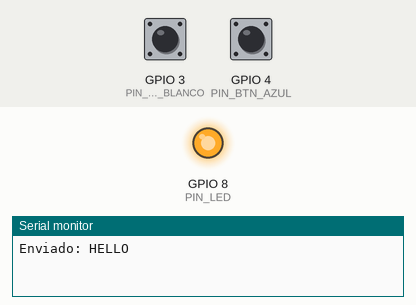
Simulated run of this sketch. Board: ESP32-C3. Parts: output pins drawn as LEDs (lit = HIGH), the last lines printed to the serial monitor. Dashed ring = blinking. Inputs (shaded band) come from the test bench; at power-on: GPIO 3 (PIN_BTN_BLANCO) HIGH, GPIO 4 (PIN_BTN_AZUL) HIGH. Random numbers use the default seed unless the sketch sets one.

Above: at 1.2 s.
1.3 s: GPIO 3 (PIN_BTN_BLANCO) pulled LOW for 1 s
At 2.29 s:
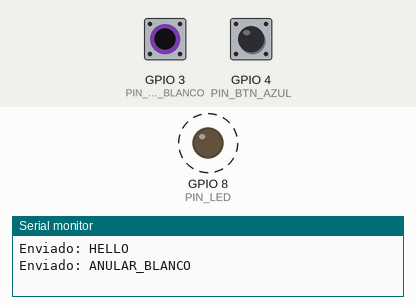
4.3 s: GPIO 4 (PIN_BTN_AZUL) pulled LOW for 0.15 s
At 4.51 s:
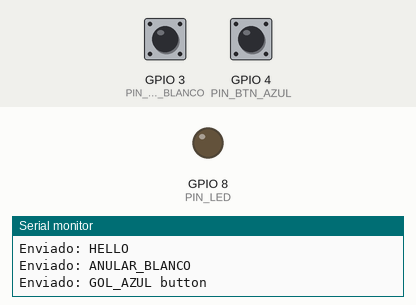
6.0 s: GPIO 3 (PIN_BTN_BLANCO) pulled LOW for 0.15 s
At 7.1 s:
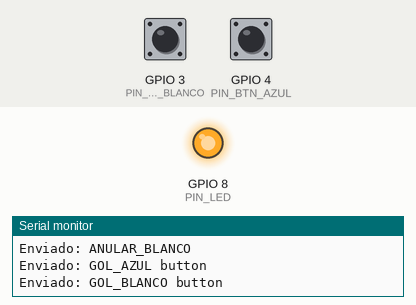
7.7 s: GPIO 4 (PIN_BTN_AZUL) pulled LOW for 1 s
At 8.77 s:
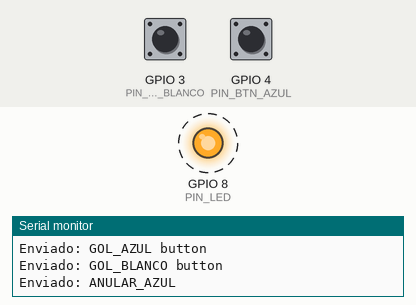
Timing chart, 0 to 10.7 s (numbered marks = the images above; inputs shaded):
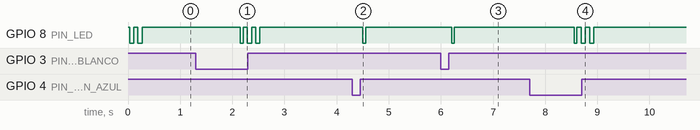

Measured:
- after the input at 1.3 s, GPIO 8 (PIN_LED): alternates HIGH for 0.08 s and LOW for 0.08 s, 6 changes in all, then stays HIGH, starting after 0.86 s
- after the input at 4.3 s, GPIO 8 (PIN_LED): HIGH → LOW after 0.20 s, → HIGH 0.05 s later
- after the input at 6.0 s, GPIO 8 (PIN_LED): HIGH → LOW after 0.21 s, → HIGH 0.05 s later
- after the input at 7.7 s, GPIO 8 (PIN_LED): alternates HIGH for 0.08 s and LOW for 0.08 s, 6 changes in all, then stays HIGH, starting after 0.86 s
- by itself, GPIO 8 (PIN_LED): alternates HIGH for 0.08 s and LOW for 0.08 s, 4 changes in all, then stays HIGH

The sketch:

mando_pulsadores.ino
```cpp
// MARCADOR FUTBOLÍN V3 · mando inalámbrico con 2 pulsadores arcade
// ------------------------------------------------------------------
// Una mini placa ESP32 (recomendada: ESP32-C3 Super Mini) con dos pulsadores arcade:
//   - Toque corto  → GOL del equipo de ese pulsador.
//   - Toque largo (0,8 s) → ANULAR el último gol de ese equipo (−1). En penaltis deshace el último lanzamiento.
// Envía las órdenes por radio (ESP-NOW, 2,4 GHz) directamente a la pantalla ESP32-S3: sin Wi-Fi ni router.
// Cada orden se repite 3 veces; la pantalla descarta las repeticiones.
//
// Cableado (cada pulsador arcade tiene 2 terminales; no hacen falta resistencias):
//   Pulsador BLANCO: un terminal → GPIO 3,  el otro → GND
//   Pulsador AZUL:   un terminal → GPIO 4,  el otro → GND
//   Alimentación: USB-C (cargador o batería externa), o batería LiPo de 3,7 V con un módulo cargador.
// LED de la placa: 1 destello = gol enviado, 3 destellos = anulación enviada.
//
// Placa en el IDE de Arduino: «ESP32C3 Dev Module» (con «USB CDC On Boot: Enabled»), o la que uses.

#include <Arduino.h>
#include <WiFi.h>
#include <esp_now.h>
#include <esp_wifi.h>
#include "mfv3_core.h"
#include "mfv3_radio.h"

// ---- Ajustes
const uint8_t GRUPO_MESA = 1;          // MISMO número que en la pantalla (cámbialo si hay dos mesas cerca)
const int PIN_BTN_BLANCO = 3;
const int PIN_BTN_AZUL = 4;
const int PIN_LED = 8;                 // LED azul de la ESP32-C3 Super Mini (-1 si no hay)
const bool LED_ACTIVO_BAJO = true;     // la Super Mini enciende su LED con nivel bajo
const uint16_t PULSACION_LARGA_MS = 800;
const uint32_t SALUDO_CADA_MS = 20000; // aviso periódico para que la pantalla muestre «mando conectado»

using mfv3::Press;
using mfv3::RadioCmd;

static const uint8_t BROADCAST[6] = {0xFF, 0xFF, 0xFF, 0xFF, 0xFF, 0xFF};
static mfv3::PressClassifier btnBlanco(PULSACION_LARGA_MS), btnAzul(PULSACION_LARGA_MS);
static uint16_t seq = 0;
static uint32_t lastHello = 0;

// LED sin bloquear: n destellos de 80 ms.
static uint8_t ledBlinks = 0;
static uint32_t ledNext = 0;
static bool ledOn = false;

static void ledWrite(bool on) {
  if (PIN_LED < 0) return;
  digitalWrite(PIN_LED, (on != LED_ACTIVO_BAJO) ? HIGH : LOW);
}

static void blink(uint8_t n) {
  ledBlinks = n;
  ledNext = 0;
}

static void ledTick(uint32_t now) {
  if (ledBlinks == 0 || now < ledNext) return;
  ledOn = !ledOn;
  ledWrite(ledOn);
  ledNext = now + 80;
  if (!ledOn) ledBlinks--;
}

static void sendCmd(RadioCmd c) {
  uint8_t pk[mfv3::RADIO_PACKET_SIZE];
  mfv3::radioEncode(pk, GRUPO_MESA, ++seq, c);
  for (uint8_t i = 0; i < mfv3::RADIO_REPEATS; i++) {
    esp_now_send(BROADCAST, pk, sizeof(pk));
    if (i + 1 < mfv3::RADIO_REPEATS) delay(i == 0 ? 8 : 20);
  }
  Serial.print("Enviado: ");
  Serial.println(c == RadioCmd::Hello ? "HELLO" : mfv3::radioLine(c));
}

void setup() {
  Serial.begin(115200);
  pinMode(PIN_BTN_BLANCO, INPUT_PULLUP);
  pinMode(PIN_BTN_AZUL, INPUT_PULLUP);
  if (PIN_LED >= 0) pinMode(PIN_LED, OUTPUT);
  ledWrite(false);

  WiFi.mode(WIFI_STA);
  WiFi.disconnect();
  esp_wifi_set_channel(mfv3::RADIO_CHANNEL, WIFI_SECOND_CHAN_NONE);
  if (esp_now_init() != ESP_OK) {
    Serial.println("ERROR: no se pudo iniciar ESP-NOW");
    blink(10);
  }
  esp_now_peer_info_t peer = {};
  memcpy(peer.peer_addr, BROADCAST, 6);
  peer.channel = mfv3::RADIO_CHANNEL;
  peer.encrypt = false;
  esp_now_add_peer(&peer);

  seq = (uint16_t)esp_random();  // tras reiniciar, nunca repite la secuencia anterior
  sendCmd(RadioCmd::Hello);
  lastHello = millis();
  blink(2);
}

void loop() {
  uint32_t now = millis();
  // Pulsadores a GND con resistencia interna: pulsado = LOW.
  Press w = btnBlanco.update(digitalRead(PIN_BTN_BLANCO) == LOW, now);
  Press b = btnAzul.update(digitalRead(PIN_BTN_AZUL) == LOW, now);
  if (w == Press::Short) { sendCmd(RadioCmd::GoalWhite); blink(1); }
  if (w == Press::Long) { sendCmd(RadioCmd::AnnulWhite); blink(3); }
  if (b == Press::Short) { sendCmd(RadioCmd::GoalBlue); blink(1); }
  if (b == Press::Long) { sendCmd(RadioCmd::AnnulBlue); blink(3); }

  if (now - lastHello >= SALUDO_CADA_MS && !btnBlanco.held() && !btnAzul.held()) {
    lastHello = now;
    sendCmd(RadioCmd::Hello);
  }
  ledTick(now);
  delay(2);
}
```

mfv3_core.h
```cpp
// MARCADOR FUTBOLÍN V3 · núcleo común para placas (Arduino AVR, ESP32, ESP8266…)
// ---------------------------------------------------------------------------
// C++ portable sin dependencias de Arduino: se prueba en el PC con g++.
// Contiene:
//   - Debouncer:   antirrebote de pulsadores y sensores (lectura estable).
//   - EdgeTrigger: dispara una vez por pulsación con un tiempo mínimo entre disparos.
//   - LineBuffer:  junta caracteres recibidos en líneas completas.
//   - parseAppLine: interpreta las órdenes que manda la app (GOAL, LOCK, STATE…).
//
// IMPORTANTE: la placa solo envía pulsaciones. Las reglas (bloqueo de 3 s,
// turnos de penaltis, estados) las valida SIEMPRE el motor de la app.
// Copia idéntica en cada carpeta de sketch (el IDE de Arduino solo compila
// archivos de la propia carpeta); `hardware/test/check_copies.sh` lo comprueba.

#ifndef MFV3_CORE_H
#define MFV3_CORE_H

#include <stdint.h>
#include <string.h>

#define MFV3_PROTOCOL_VERSION "1"

namespace mfv3 {

// Antirrebote: la lectura solo cambia si se mantiene estable `stableMs`.
class Debouncer {
 public:
  explicit Debouncer(uint16_t stableMs = 25) : stableMs_(stableMs) {}

  // `raw` = true si está activo (pulsado / haz cortado). Devuelve el estado estable.
  bool update(bool raw, uint32_t nowMs) {
    if (raw != candidate_) {
      candidate_ = raw;
      changedAt_ = nowMs;
    } else if (raw != stable_ && (uint32_t)(nowMs - changedAt_) >= stableMs_) {
      stable_ = raw;
    }
    return stable_;
  }

  bool stable() const { return stable_; }

 private:
  uint16_t stableMs_;
  bool stable_ = false;
  bool candidate_ = false;
  uint32_t changedAt_ = 0;
};

// Disparo por flanco: true una sola vez al activarse, y nunca antes de `holdOffMs`
// desde el disparo anterior (filtro local contra rebotes del balón en el sensor).
class EdgeTrigger {
 public:
  EdgeTrigger(uint16_t stableMs = 25, uint16_t holdOffMs = 400) : deb_(stableMs), holdOffMs_(holdOffMs) {}

  bool update(bool raw, uint32_t nowMs) {
    bool s = deb_.update(raw, nowMs);
    bool fired = false;
    if (s && !last_) {
      if (!firedOnce_ || (uint32_t)(nowMs - lastFire_) >= holdOffMs_) {
        fired = true;
        firedOnce_ = true;
        lastFire_ = nowMs;
      }
    }
    last_ = s;
    return fired;
  }

 private:
  Debouncer deb_;
  uint16_t holdOffMs_;
  bool last_ = false;
  bool firedOnce_ = false;
  uint32_t lastFire_ = 0;
};

// Sensor de gol de CUALQUIER tipo (barrera de infrarrojos, láser, microinterruptor, inductivo…):
// el nivel que tiene al arrancar se toma como «sin balón», y cualquier cambio estable respecto a él es un gol.
// Así da igual si el sensor da nivel alto o bajo, o si es normalmente abierto o cerrado.
// Un pin sin sensor (con INPUT_PULLUP) nunca cambia, así que tenerlo activado no molesta.
class GoalSensor {
 public:
  explicit GoalSensor(uint16_t stableMs = 5, uint16_t holdOffMs = 800) : trig_(stableMs, holdOffMs) {}

  void begin(bool level) {
    idle_ = level;
    ready_ = true;
  }

  bool update(bool level, uint32_t nowMs) {
    if (!ready_) begin(level);
    return trig_.update(level != idle_, nowMs);
  }

 private:
  EdgeTrigger trig_;
  bool idle_ = true;
  bool ready_ = false;
};

// Pulsador arcade con dos gestos: toque corto (gol) y toque largo (anular gol).
//  - Corto: se suelta antes de `longMs` → se notifica AL SOLTAR.
//  - Largo: se mantiene `longMs` → se notifica EN ESE MOMENTO (sin esperar a soltar) y al soltar no pasa nada.
enum class Press : uint8_t { None, Short, Long };

class PressClassifier {
 public:
  explicit PressClassifier(uint16_t longMs = 800, uint16_t stableMs = 25) : deb_(stableMs), longMs_(longMs) {}

  Press update(bool raw, uint32_t nowMs) {
    bool s = deb_.update(raw, nowMs);
    Press out = Press::None;
    if (s && !down_) {
      down_ = true;
      longSent_ = false;
      downAt_ = nowMs;
    } else if (s && down_ && !longSent_ && (uint32_t)(nowMs - downAt_) >= longMs_) {
      longSent_ = true;
      out = Press::Long;
    } else if (!s && down_) {
      down_ = false;
      if (!longSent_) out = Press::Short;
    }
    return out;
  }

  bool held() const { return down_; }

 private:
  Debouncer deb_;
  uint16_t longMs_;
  bool down_ = false;
  bool longSent_ = false;
  uint32_t downAt_ = 0;
};

// Junta caracteres en líneas terminadas en '\n' (ignora '\r'). Tamaño fijo, sin memoria dinámica.
class LineBuffer {
 public:
  // Devuelve true cuando hay una línea completa disponible en line().
  bool push(char c) {
    if (c == '\r') return false;
    if (c == '\n') {
      buf_[len_] = '\0';
      bool has = len_ > 0;
      ready_ = has;
      len_ = 0;
      return has;
    }
    if (len_ < sizeof(buf_) - 1) buf_[len_++] = c;
    else len_ = 0;  // línea demasiado larga: se descarta
    ready_ = false;
    return false;
  }

  const char* line() const { return buf_; }

 private:
  char buf_[64] = {0};
  uint8_t len_ = 0;
  bool ready_ = false;
};

enum class AppCmd : uint8_t { None, Hello, State, Score, Goal, Lock, Win, Pong };
enum class TeamId : uint8_t { None, White, Blue };

struct AppMessage {
  AppCmd cmd = AppCmd::None;
  TeamId team = TeamId::None;
  int32_t a = 0;  // SCORE blanco | LOCK ms
  int32_t b = 0;  // SCORE azul
  char state[16] = {0};
};

inline bool startsWith(const char* s, const char* p) { return strncmp(s, p, strlen(p)) == 0; }

inline TeamId parseTeam(const char* s) {
  if (startsWith(s, "BLANCO")) return TeamId::White;
  if (startsWith(s, "AZUL")) return TeamId::Blue;
  return TeamId::None;
}

inline int32_t parseInt(const char*& s) {
  while (*s == ' ') s++;
  int32_t v = 0;
  bool neg = false;
  if (*s == '-') { neg = true; s++; }
  while (*s >= '0' && *s <= '9') v = v * 10 + (*s++ - '0');
  return neg ? -v : v;
}

// Interpreta una línea enviada por la app.
inline AppMessage parseAppLine(const char* line) {
  AppMessage m;
  if (startsWith(line, "HELLO")) m.cmd = AppCmd::Hello;
  else if (startsWith(line, "PONG")) m.cmd = AppCmd::Pong;
  else if (startsWith(line, "STATE ")) {
    m.cmd = AppCmd::State;
    strncpy(m.state, line + 6, sizeof(m.state) - 1);
  } else if (startsWith(line, "SCORE")) {
    m.cmd = AppCmd::Score;
    const char* p = line + 5;
    m.a = parseInt(p);
    m.b = parseInt(p);
  } else if (startsWith(line, "GOAL ")) {
    m.cmd = AppCmd::Goal;
    m.team = parseTeam(line + 5);
  } else if (startsWith(line, "LOCK")) {
    m.cmd = AppCmd::Lock;
    const char* p = line + 4;
    m.a = parseInt(p);
  } else if (startsWith(line, "WIN ")) {
    m.cmd = AppCmd::Win;
    m.team = parseTeam(line + 4);
  }
  return m;
}

}  // namespace mfv3

#endif  // MFV3_CORE_H
```

mfv3_radio.h
```cpp
// MARCADOR FUTBOLÍN V3 · mensajes por radio (ESP-NOW) entre el mando de pulsadores y la placa principal.
// Sin Wi-Fi ni router: las dos placas ESP32 se hablan directamente en 2,4 GHz (canal fijo).
// Este fichero no depende del hardware: se prueba en el PC (hardware/test/radio_test.cpp).
//
// Paquete de 10 bytes: "MFV3" · versión · grupo · nº de secuencia (2 bytes) · orden · suma de control.
//   - grupo: para que dos mesas cercanas no se mezclen (mismo número en mando y pantalla).
//   - secuencia: el mando repite cada mensaje 3 veces; la pantalla descarta las repeticiones.

#ifndef MFV3_RADIO_H
#define MFV3_RADIO_H

#include <stdint.h>
#include <string.h>

namespace mfv3 {

const uint8_t RADIO_VERSION = 1;
const uint8_t RADIO_CHANNEL = 1;  // canal Wi-Fi fijo para ESP-NOW (1–13), igual en todas las placas
const uint8_t RADIO_PACKET_SIZE = 10;
const uint8_t RADIO_REPEATS = 3;

enum class RadioCmd : uint8_t { GoalWhite = 1, GoalBlue = 2, AnnulWhite = 3, AnnulBlue = 4, Pause = 5, Hello = 6 };

inline uint8_t radioChecksum(const uint8_t* p) {
  uint8_t c = 0x5A;
  for (int i = 0; i < RADIO_PACKET_SIZE - 1; i++) c = (uint8_t)((c << 1 | c >> 7) ^ p[i]);
  return c;
}

inline void radioEncode(uint8_t* out, uint8_t group, uint16_t seq, RadioCmd cmd) {
  out[0] = 'M'; out[1] = 'F'; out[2] = 'V'; out[3] = '3';
  out[4] = RADIO_VERSION;
  out[5] = group;
  out[6] = (uint8_t)(seq & 0xFF);
  out[7] = (uint8_t)(seq >> 8);
  out[8] = (uint8_t)cmd;
  out[9] = radioChecksum(out);
}

struct RadioMsg {
  bool ok;
  uint16_t seq;
  RadioCmd cmd;
};

inline RadioMsg radioDecode(const uint8_t* p, int len, uint8_t group) {
  RadioMsg m = {false, 0, RadioCmd::Hello};
  if (len != RADIO_PACKET_SIZE || memcmp(p, "MFV3", 4) != 0 || p[4] != RADIO_VERSION || p[5] != group) return m;
  if (radioChecksum(p) != p[9] || p[8] < 1 || p[8] > 6) return m;
  m.ok = true;
  m.seq = (uint16_t)(p[6] | (p[7] << 8));
  m.cmd = (RadioCmd)p[8];
  return m;
}

// Línea del protocolo MFV3 equivalente (la pantalla la procesa igual que si llegara por USB).
inline const char* radioLine(RadioCmd c) {
  switch (c) {
    case RadioCmd::GoalWhite: return "GOL_BLANCO button";
    case RadioCmd::GoalBlue: return "GOL_AZUL button";
    case RadioCmd::AnnulWhite: return "ANULAR_BLANCO";
    case RadioCmd::AnnulBlue: return "ANULAR_AZUL";
    case RadioCmd::Pause: return "PAUSA";
    case RadioCmd::Hello: return "";
  }
  return "";
}

// Descarta repeticiones: recuerda la última secuencia de hasta 4 mandos (por dirección MAC).
class RadioDedup {
 public:
  bool fresh(const uint8_t* mac, uint16_t seq) {
    for (int i = 0; i < 4; i++) {
      if (used_[i] && memcmp(mac_[i], mac, 6) == 0) {
        if (seq_[i] == seq) return false;
        seq_[i] = seq;
        return true;
      }
    }
    int slot = next_++ % 4;
    used_[slot] = true;
    memcpy(mac_[slot], mac, 6);
    seq_[slot] = seq;
    return true;
  }

 private:
  bool used_[4] = {false, false, false, false};
  uint8_t mac_[4][6];
  uint16_t seq_[4] = {0, 0, 0, 0};
  int next_ = 0;
};

}  // namespace mfv3

#endif  // MFV3_RADIO_H
```
